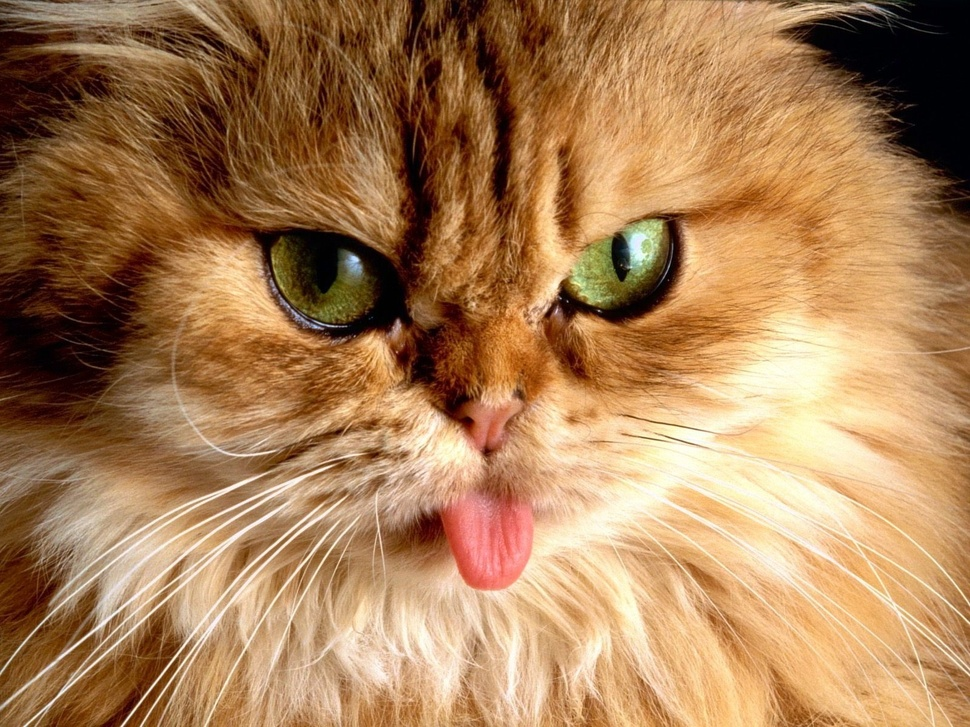
%> input picture codes/Pdi/Lab1/gato.jpg, 970 x 727 px, shrunk from 1600 x 1200 before the run
$ octave lab1_part3.m   (GNU Octave 9; MATLAB toolbox functions it lacks are replaced by stand-ins)
%> lines starting %> are read from the running program, lines starting %| are printed output that depends on the picture
clc
clear all
close all
%imagen normal
im_gato = imread('gato.jpg');   %cargar imagen
%> im_gato is the input picture: size 727x970x3 uint8; mean R, G, B 169.3, 127.3, 86.3
figure(1)
gato_gris = rgb2gray(im_gato);
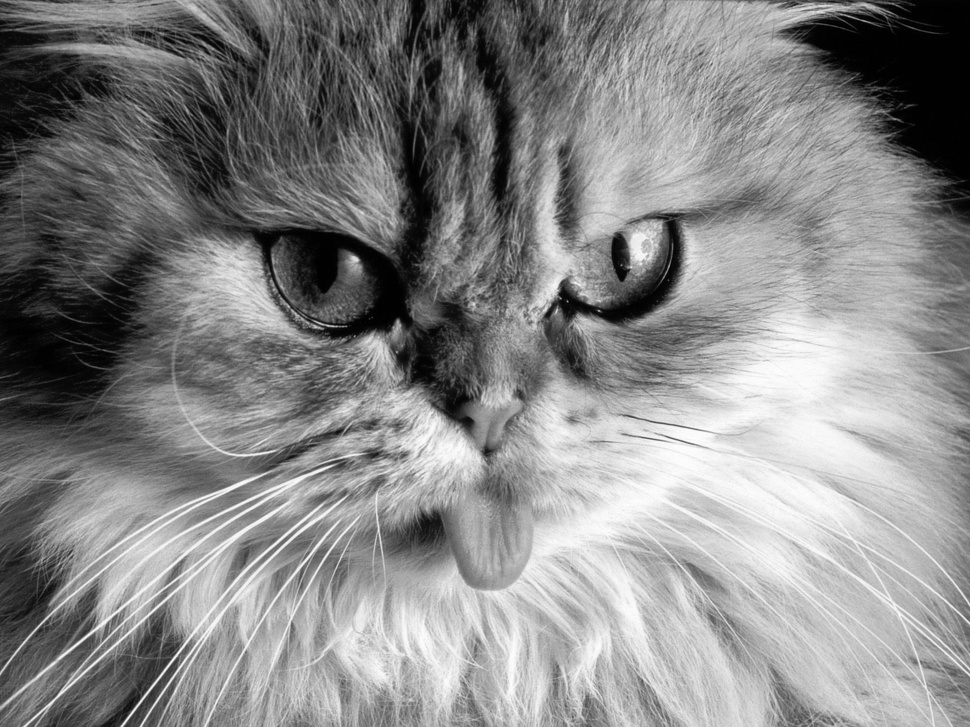
%> gato_gris: size 727x970 uint8; min 0, max 254, mean 135.2

gato_r = im_gato(:,:,1); %capa roja
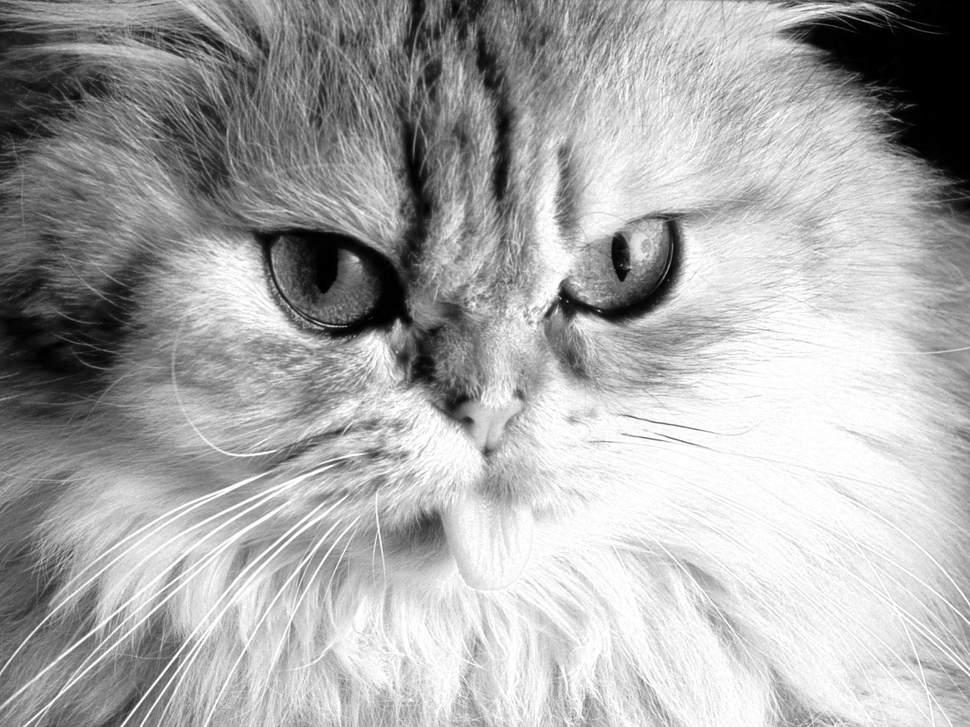
%> gato_r: size 727x970 uint8; min 0, max 255, mean 169.3
gato_g = im_gato(:,:,2); %capa verde
gato_b = im_gato(:,:,3); %capa azul
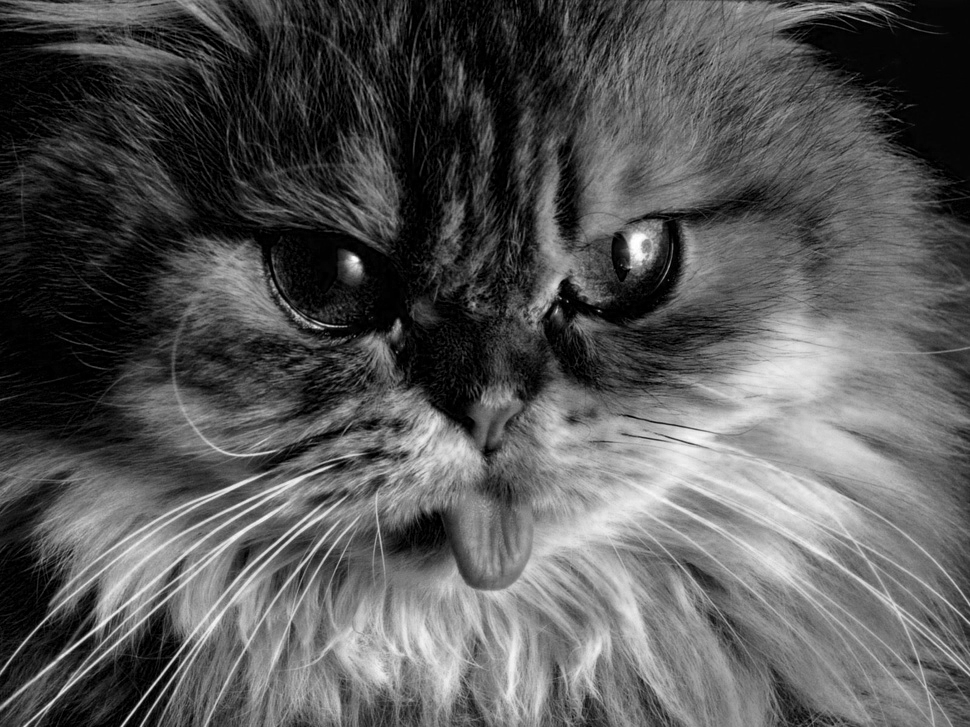
%> gato_b: size 727x970 uint8; min 0, max 255, mean 86.3


figure(1)
subplot(2,3,[1,2]); imshow(im_gato)
subplot(2,3, 3); imshow(gato_gris)
subplot(2,3,4); imshow(gato_r)
subplot(2,3,5); imshow(gato_g)
subplot(2,3,6); imshow(gato_b)
